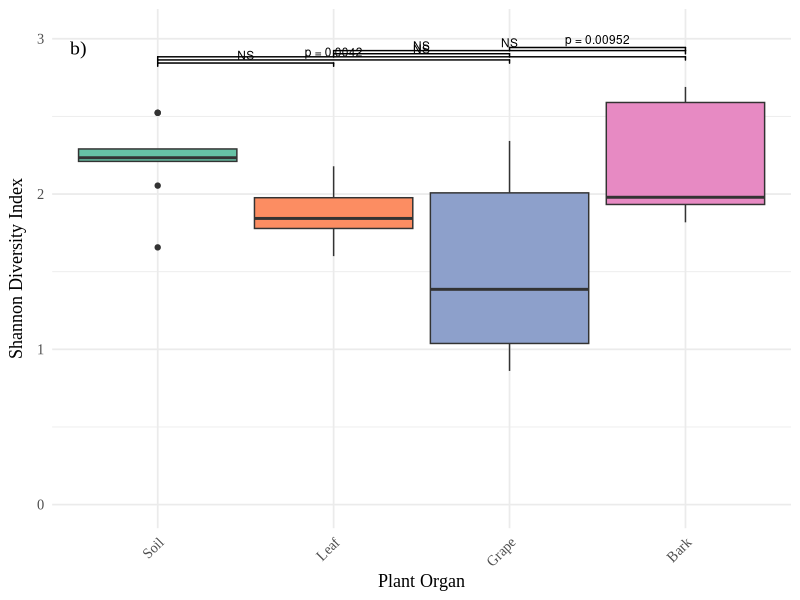
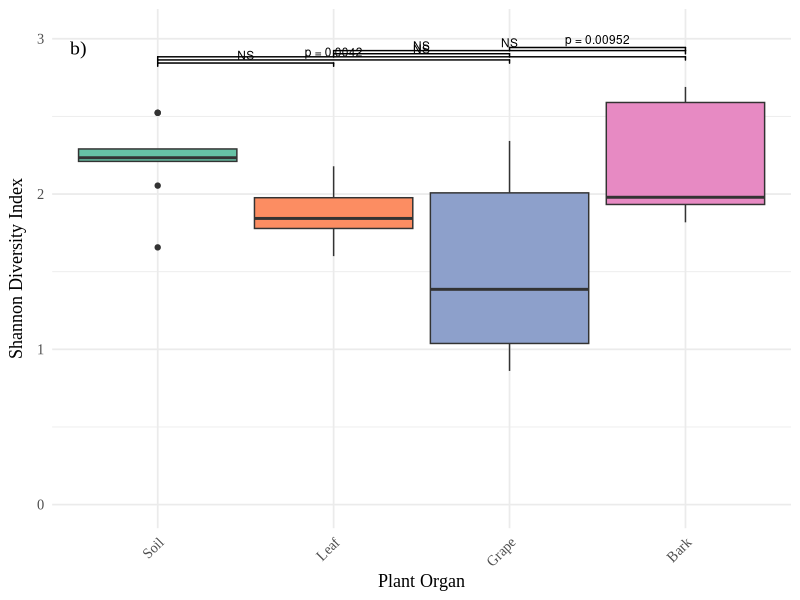

The R script that drew these images, in order:
# ---- Paquetes ----
library(tidyverse)
library(vegan)
library(ggsignif)
library(Cairo)

# ---- Leer datos ----
# CSV esperado (según tu fichero real): Sample, Treatment, Organ Material, Genera, Abundance
datos <- read.csv("data/Figure_7.csv", sep = ";", stringsAsFactors = FALSE)

# Abundance son recuentos (no aplicar coma->punto para no corromper enteros)
datos$Abundance <- as.numeric(datos$Abundance)
datos$Genera <- trimws(datos$Genera)

# Asegura orden consistente de órganos en el eje X (ajusta si usas otro orden en el paper)
organ_levels <- c("Soil","Leaf","Grape","Bark")
if ("Organ.Material" %in% names(datos)) {
  datos$Organ.Material <- factor(datos$Organ.Material, levels = organ_levels)
} else if ("Organ Material" %in% names(datos)) {
  # Por si la columna viene con espacio
  datos$`Organ Material` <- factor(datos$`Organ Material`, levels = organ_levels)
  names(datos)[names(datos) == "Organ Material"] <- "Organ.Material"
}

# ---- Abundancia relativa por muestra y órgano ----
df_relative <- datos %>%
  group_by(Sample, Organ.Material, Genera) %>%
  summarise(Abundance = sum(Abundance), .groups = "drop") %>%
  group_by(Sample, Organ.Material) %>%
  mutate(Rel_Abundance = Abundance / sum(Abundance)) %>%
  ungroup()

# ---- Shannon por muestra y órgano ----
shannon_by_organ <- df_relative %>%
  group_by(Sample, Organ.Material) %>%
  summarise(Shannon = diversity(Rel_Abundance, index = "shannon"),
            .groups = "drop")

# ---- ANOVA + Tukey entre órganos ----
anova_organ <- aov(Shannon ~ Organ.Material, data = shannon_by_organ)
tukey_tab <- TukeyHSD(anova_organ)$`Organ.Material`

# Comparaciones presentes (geom_signif requiere pares del eje X)
comp_labels <- rownames(tukey_tab)                   # p.ej. "Leaf-Grape"
comparisons_list <- strsplit(comp_labels, "-")       # list(c("Leaf","Grape"), ...)
p_vals <- tukey_tab[, "p adj"]

p_lab <- sapply(p_vals, function(p){
  if (is.na(p)) "NA" else if (p > 0.05) "NS" else if (p < 0.001) "p < 0.001" else paste("p =", format(p, digits = 3))
})

# Posiciones verticales automáticas
y_max <- max(shannon_by_organ$Shannon, na.rm = TRUE)
y_pos <- y_max + seq(0.05, 0.15, length.out = length(comparisons_list))

# ---- Gráfico ----
p <- ggplot(shannon_by_organ, aes(x = Organ.Material, y = Shannon, fill = Organ.Material)) +
  geom_boxplot(width = 0.9) +
  theme_minimal(base_family = "Times New Roman", base_size = 13) +
  labs(x = "Plant Organ", y = "Shannon Diversity Index", fill = "Organs") +
  scale_fill_brewer(palette = "Set2", drop = FALSE) +
  geom_signif(comparisons = comparisons_list,
              annotations = p_lab,
              map_signif_level = FALSE,
              y_position = y_pos,
              tip_length = 0.01,
              textsize = 3, vjust = 0.2) +
  annotate("text", x = 0.55, y = y_max + 0.25, label = "b)",
           size = 5, family = "Times New Roman") +
  coord_cartesian(ylim = c(0, y_max + 0.35)) +
  theme(axis.text.x = element_text(angle = 45, hjust = 1),
        legend.position = "none",
        text = element_text(family = "Times New Roman"),
        axis.title.y = element_text(margin = margin(r = 8)))

# ---- Exportar ----
CairoPDF("output/Figure_7b.pdf", width = 6, height = 5, family = "Times New Roman")
print(p); dev.off()

tiff("output/Figure_7b.tiff", units = "in", width = 6, height = 5,
     res = 600, compression = "lzw", type = "cairo")
print(p); dev.off()
